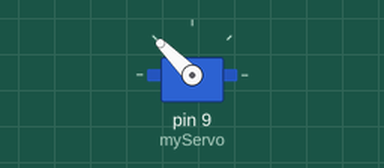
Simulated run of this sketch. Board: Arduino Uno, built with avr-gcc and run on an emulated ATmega328P. On the bench: servo. What the sketch prints to the serial monitor is not drawn.

Above: at 0.55 s.
At 1.05 s:
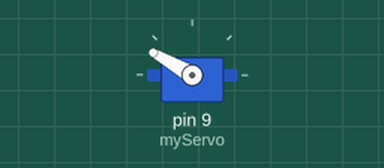
At 1.9 s:
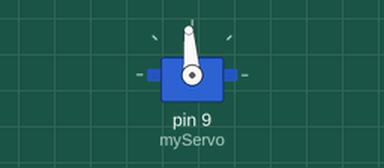
At 3.3 s:
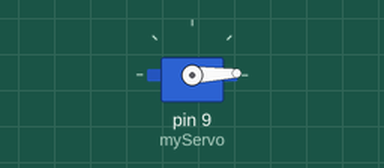
Timing chart, 0 to 7.0 s (numbered marks = the images above):
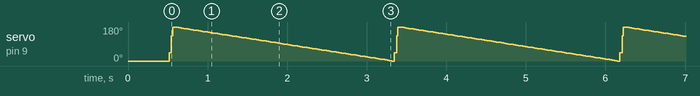

The sketch:

easy_servo_control.ino
```cpp
#include <Servo.h>
Servo myServo;
int pos;
void setup() {
  // put your setup code here, to run once:
  Serial.begin(9600);
  myServo.attach(9);
  myServo.write(0);
  delay(500);
}

void loop() {
  // put your main code here, to run repeatedly:
for(pos=0;pos<=180;pos+=45){
  myServo.write(pos);
  Serial.println(pos);
  delay(15);
}
for(pos=180;pos>=0;pos--){
  myServo.write(pos);
  Serial.println(pos);
  delay(15);
}
}
```
